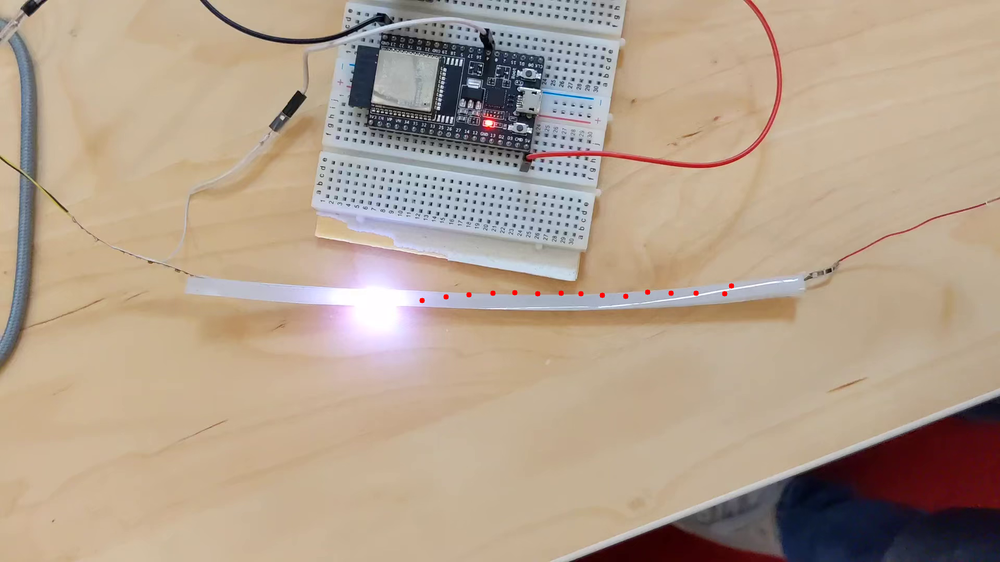
#> input picture camera/#scanning-samples/BG.png, 1000 x 562 px, shrunk from 1920 x 1080 before the run; its folder holds only this picture in this run
$ python -i test2.py   (imports and definitions only)
#> lines starting #> are read from the running program, lines starting #| are printed output that depends on the picture
# import the necessary packages
from tkinter import *
from PIL import Image
from PIL import ImageTk
import tkFileDialog
import cv2

def select_image():
	# grab a reference to the image panels
	global panelA, panelB

	# open a file chooser dialog and allow the user to select an input
	# image
	path = tkFileDialog.askopenfilename()
#> the answer given: ../#scanning-samples/BG.png

	# ensure a file path was selected
	if len(path) > 0:
		# load the image from disk, convert it to grayscale, and detect
		# edges in it
		image = cv2.imread(path)
#> image is the input picture: shape (562, 1000, 3); mean B, G, R 141.9, 160.4, 179
		gray = cv2.cvtColor(image, cv2.COLOR_BGR2GRAY)
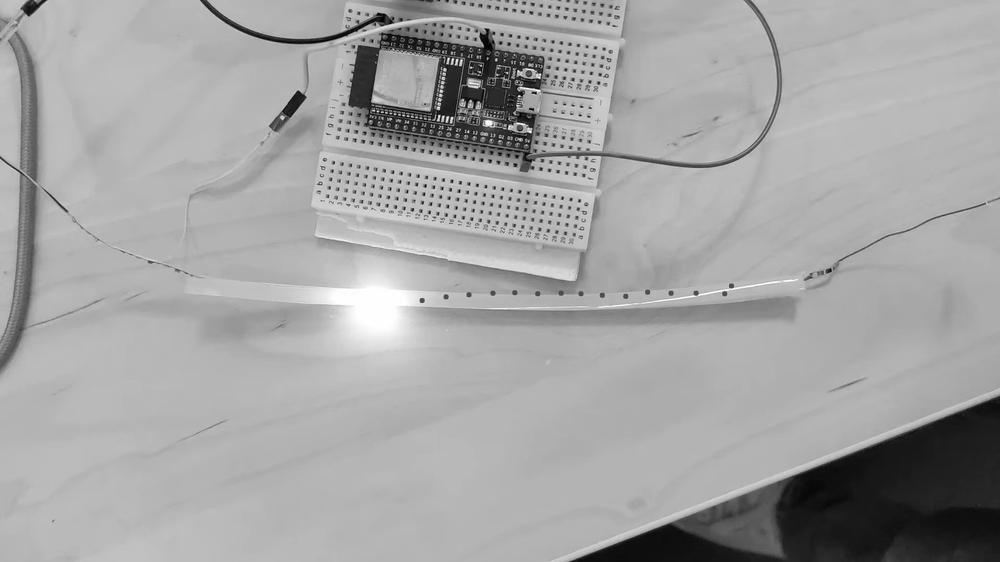
#> gray: shape (562, 1000); min 0, max 255, mean 163.8
		edged = cv2.Canny(gray, 50, 100)
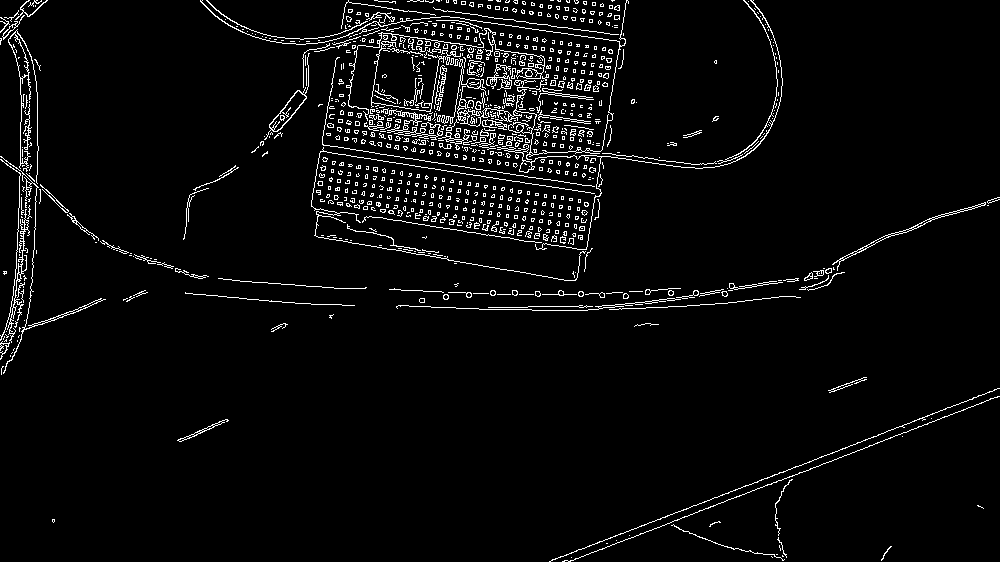
#> edged: shape (562, 1000); 4% white in thin lines or dots
		# OpenCV represents images in BGR order; however PIL represents
		# images in RGB order, so we need to swap the channels
		image = cv2.cvtColor(image, cv2.COLOR_BGR2RGB)
		# convert the images to PIL format...
		image = Image.fromarray(image)
		edged = Image.fromarray(edged)
		# ...and then to ImageTk format
		image = ImageTk.PhotoImage(image)
		edged = ImageTk.PhotoImage(edged)
		# if the panels are None, initialize them
		if panelA is None or panelB is None:
			# the first panel will store our original image
			panelA = Label(image=image)
			panelA.image = image
			panelA.pack(side="left", padx=10, pady=10)
			# while the second panel will store the edge map
			panelB = Label(image=edged)
			panelB.image = edged
			panelB.pack(side="right", padx=10, pady=10)
		# otherwise, update the image panels
		else:
			# update the pannels
			panelA.configure(image=image)
			panelB.configure(image=edged)
			panelA.image = image
			panelB.image = edged

# initialize the window toolkit along with the two image panels
# [1 line not run here, left out]
panelA = None
panelB = None
# create a button, then when pressed, will trigger a file chooser
# dialog and allow the user to select an input image; then add the
# button the GUI
# [1 line that did not run here, left out]
# [3 lines not run here, left out]

>>> result = select_image()
